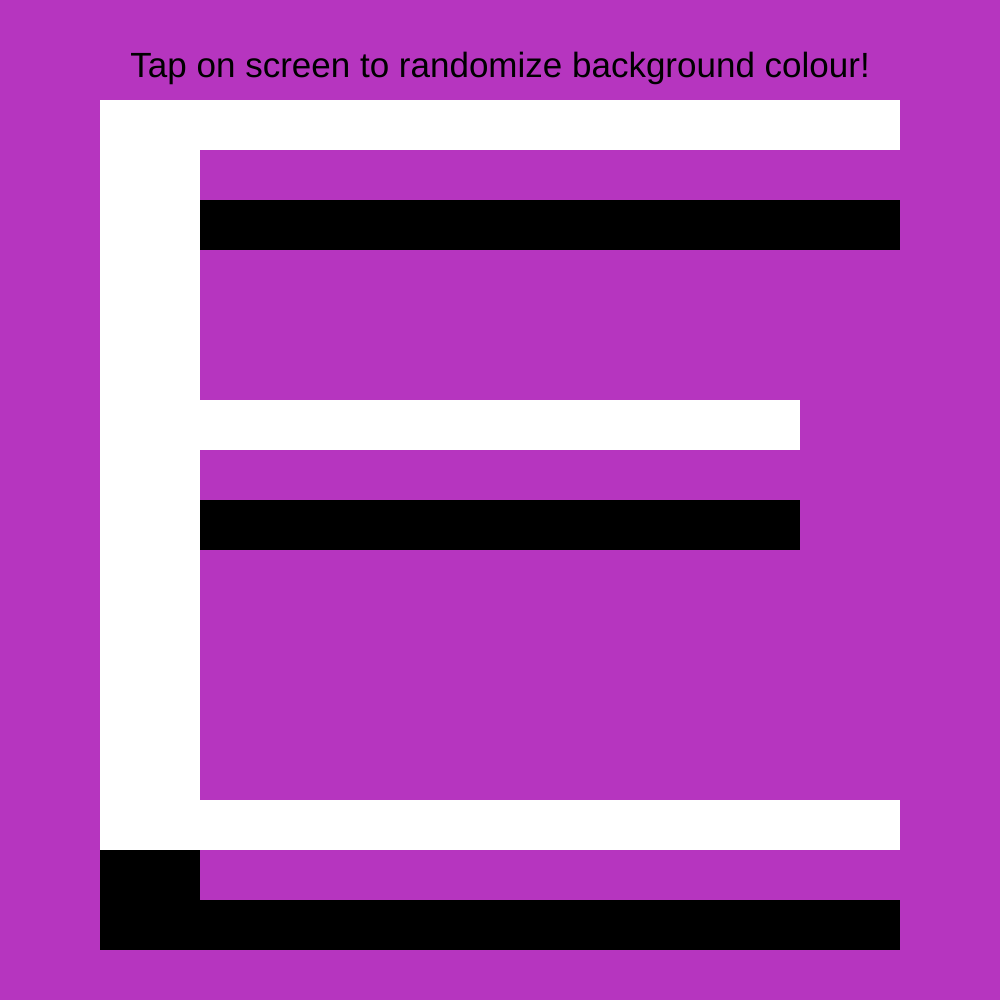
Frame 1 (no input)
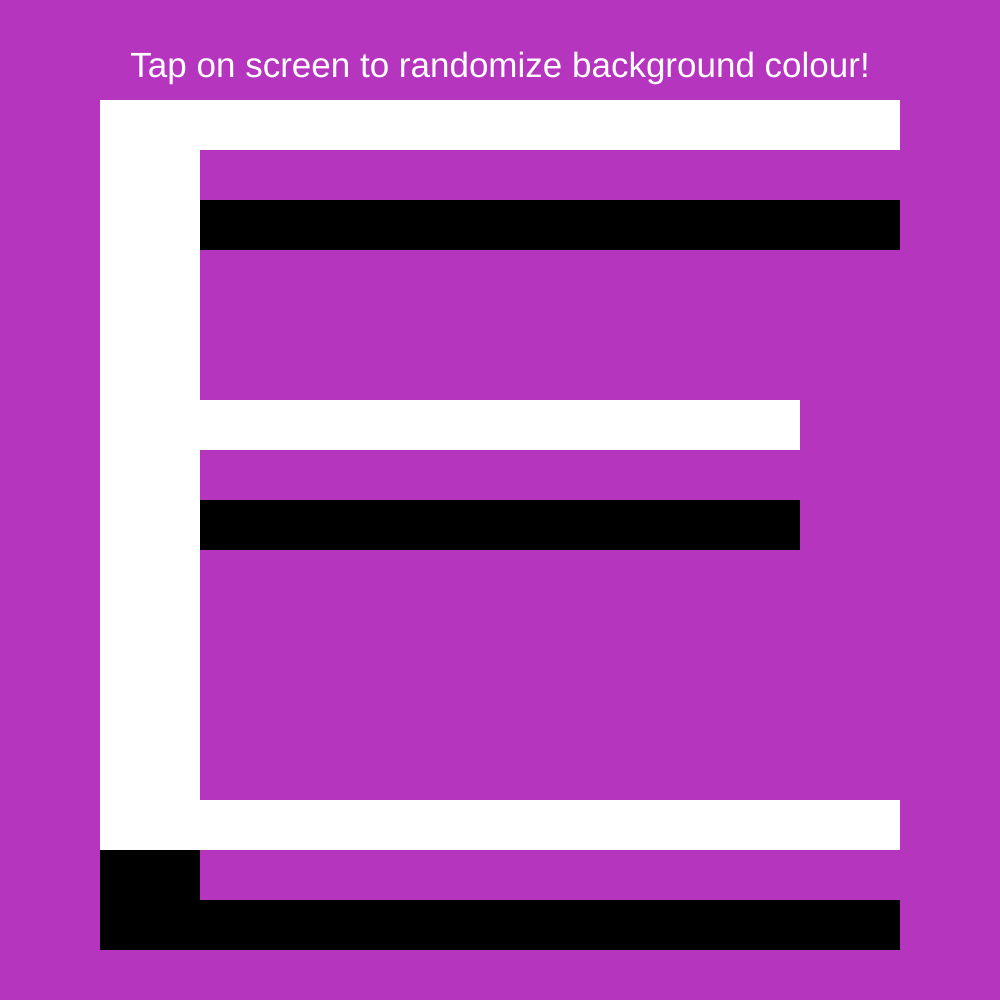
Frame 60 (no input)
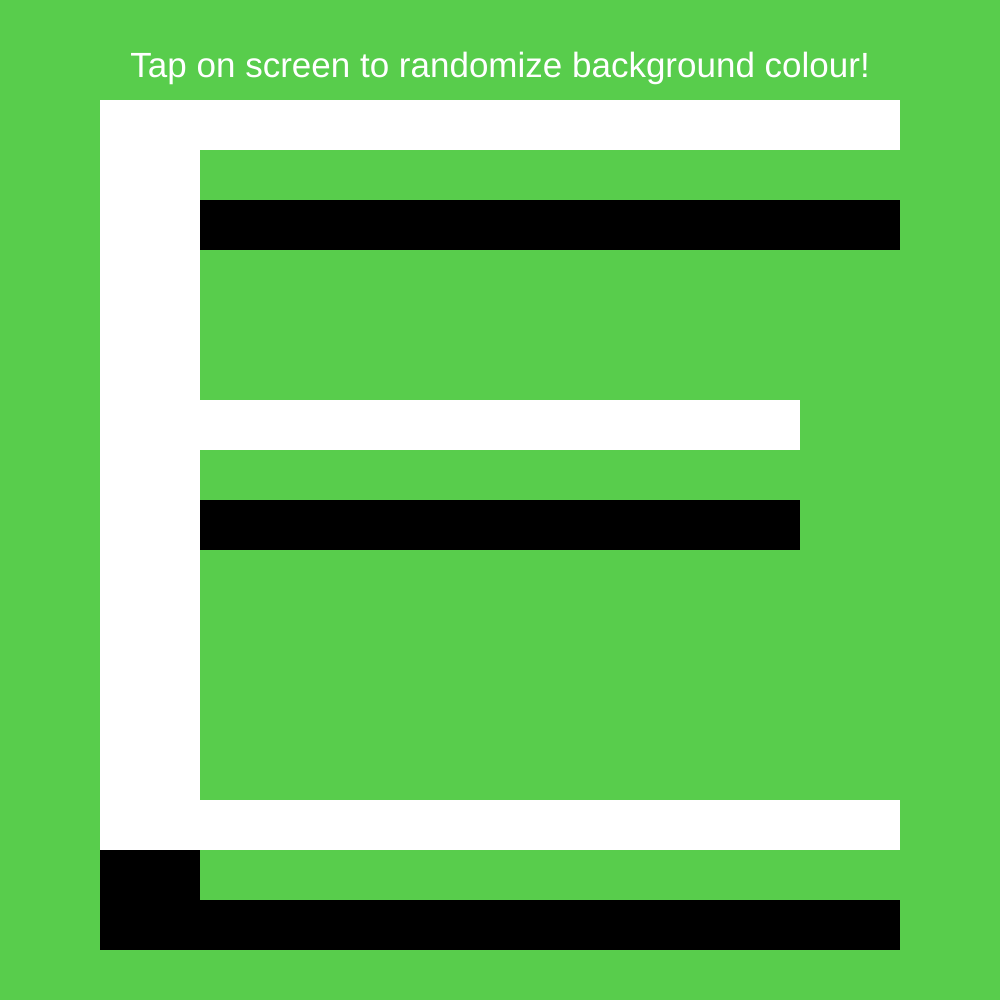
Frame 120 (the mouse pressed at the canvas centre since frame 60)

The p5.js sketch that drew these frames (run headless with seeded random() and noise() and a simulated clock; from frame 60 on, the mouse is pressed at the canvas centre):

// p5.js sketch
// ── sketch.js
let c;


var bgColor;

let msg = "Tap on screen to randomize background colour!"; //objects can hold more complex stuff
let x = 10;
let font; //step one font

function setup() {
  c =  createCanvas(1000, 1000);
 
  bgColor = color( random(255), random(255), random(255) );







  }

  function draw(){
    background(bgColor);

    textSize(35);
  textAlign(CENTER);
  text(msg, width / 2, height / 13);

    noStroke();
    fill ("black");
    
    rect(100, 200, 800, 50);
    
    rect(100, 500, 700, 50);
    
    rect(100, 900, 800, 50);
    
    
    rect(100, 100, 100, 800);

    noStroke();
    fill ("white");

rect(100, 100, 800, 50);

rect(100, 400, 700, 50);

rect(100, 800, 800, 50);


rect(100, 100, 100, 700);




  }


  function mousePressed(){
    bgColor = color( random(255), random(255), random(255) );
  }


  

  

 
